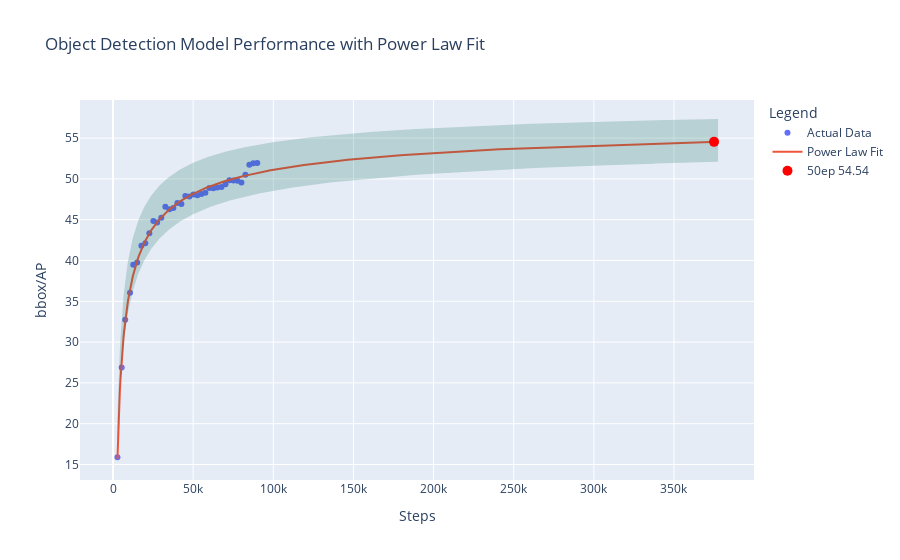

Notebook cell for this chart:
### Code cell
# Extract step and bbox/AP columns
steps = data["Step"].values
ap_scores = data["bbox/AP"].values

# Fit the function
popt, pcov = curve_fit(power_func, steps, ap_scores, p0=[50, 50, 0.1])

MAX = 375000
# Generate points for the fitted curve
x_fit = np.linspace(steps.min(), MAX + 2500, 1000)
y_fit = power_func(x_fit, *popt)

# Calculate confidence intervals
alpha = 0.05  # 95% confidence interval
n = len(steps)
p = len(popt)  # number of parameters
dof = max(0, n - p)  # degrees of freedom

# Student's t-distribution for alpha/2 and dof
tval = np.abs(stats.t.ppf(alpha / 2, dof))

# Calculate standard errors
sigma = np.sqrt(np.diag(pcov))

# Calculate confidence intervals
ci = tval * sigma

# Generate upper and lower confidence bounds
lower = power_func(x_fit, *(popt - ci))
upper = power_func(x_fit, *(popt + ci))

# Create the plot
fig = go.Figure()

# Add the actual data points
fig.add_trace(go.Scatter(x=steps, y=ap_scores, mode="markers", name="Actual Data"))

# Add the fitted curve
fig.add_trace(go.Scatter(x=x_fit, y=y_fit, mode="lines", name="Power Law Fit"))

# Add the confidence intervals
fig.add_trace(
    go.Scatter(
        x=np.concatenate([x_fit, x_fit[::-1]]),
        y=np.concatenate([upper, lower[::-1]]),
        fill="toself",
        fillcolor="rgba(0,100,80,0.2)",
        line=dict(color="rgba(255,255,255,0)"),
        hoverinfo="skip",
        showlegend=False,
    )
)

# Update layout
fig.update_layout(
    title="Object Detection Model Performance with Power Law Fit",
    xaxis_title="Steps",
    yaxis_title="bbox/AP",
    legend_title="Legend",
    hovermode="x",
)
# plot one point corresponding to MAX
y_MAX = power_func(MAX, *popt)
fig.add_trace(
    go.Scatter(
        x=[MAX],
        y=[y_MAX],
        mode="markers",
        name=f"50ep {y_MAX:.2f}",
        marker=dict(size=10, color="red"),
    )
)

# Show the plot
fig.show()

# Print the model parameters and their confidence intervals
print("Model Parameters:")
param_names = ["a", "b", "c"]
for name, value, error in zip(param_names, popt, ci):
    print(f"{name}: {value:.4f} ± {error:.4f}")

# Forecast for future steps
future_steps = np.array([90000, MAX])
forecasts = power_func(future_steps, *popt)

print("\nForecasts:")
for step, forecast in zip(future_steps, forecasts):
    print(f"Step {step}: {forecast:.4f}")

### Figure 1 — Plotly figure (JSON) as saved in the notebook; plotly's stock layout.template omitted (floating-point values rounded to 4 significant figures; data arrays with more than 128 entries replaced by an {"elided": "..."} marker saying what was removed)
{"data": [{"mode": "markers", "name": "Actual Data", "type": "scatter", "x": [2759, 5399, 7599, 10579, 12639, 15059, 17699, 20139, 22659, 25159, 27539, 30119, 32639, 35139, 37659, 40159, 42659, 45119, 47659, 50159, 52619, 55139, 57619, 60119, 62619, 65119, 67659, 70159, 72659, 75139, 77619, 80119, 82599, 85059, 87539, 90000], "y": [15.89, 26.88, 32.74, 36.06, 39.49, 39.75, 41.82, 42.13, 43.34, 44.85, 44.67, 45.24, 46.59, 46.27, 46.43, 47.04, 46.93, 47.91, 47.86, 48.07, 48.0, 48.15, 48.3, 48.89, 48.85, 48.94, 49.0, 49.34, 49.83, 49.79, 49.76, 49.57, 50.52, 51.72, 51.93, 51.94]}, {"mode": "lines", "name": "Power Law Fit", "type": "scatter", "x": {"elided": "1000 float values"}, "y": {"elided": "1000 float values"}}, {"fill": "toself", "fillcolor": "rgba(0,100,80,0.2)", "hoverinfo": "skip", "line": {"color": "rgba(255,255,255,0)"}, "showlegend": false, "type": "scatter", "x": {"elided": "2000 float values"}, "y": {"elided": "2000 float values"}}, {"marker": {"color": "red", "size": 10}, "mode": "markers", "name": "50ep 54.54", "type": "scatter", "x": [375000], "y": [54.54]}], "layout": {"hovermode": "x", "legend": {"title": {"text": "Legend"}}, "title": {"text": "Object Detection Model Performance with Power Law Fit"}, "xaxis": {"title": {"text": "Steps"}}, "yaxis": {"title": {"text": "bbox/AP"}}}}
